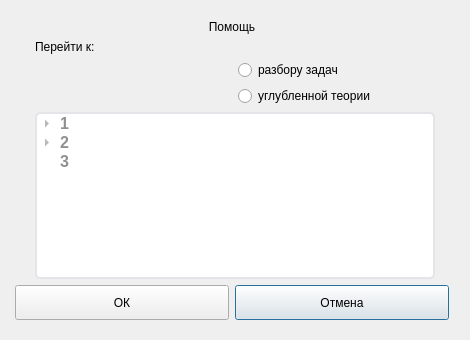
<?xml version="1.0" encoding="UTF-8"?>
<ui version="4.0">
 <class>TestHelpSelectingDialog</class>
 <widget class="QDialog" name="TestHelpSelectingDialog">
  <property name="geometry">
   <rect>
    <x>0</x>
    <y>0</y>
    <width>470</width>
    <height>340</height>
   </rect>
  </property>
  <property name="minimumSize">
   <size>
    <width>470</width>
    <height>340</height>
   </size>
  </property>
  <property name="maximumSize">
   <size>
    <width>470</width>
    <height>340</height>
   </size>
  </property>
  <property name="windowTitle">
   <string>Dialog</string>
  </property>
  <property name="styleSheet">
   <string notr="true">QDialog {
  background-color: #ffffff;
  border: 5px solid #c9c9c9;
  border-radius: 5px;
}
QDialog QLabel
{
  font-size: 16px;
  font-family: Arial, sans-serif;
  font-weight: bold;
  color: #60616f;
  text-align: center;
}
QDialog QLineEdit
{
  background-color: #f4f5f9;
  border: 1px solid #cbcbcb;
  border-radius: 3px;
}

QDialog &gt; QPushButton {

  font-size: 16px;
  font-family: Arial, sans-serif;
  font-weight: bold;
  color: #60616f;
  text-align: center;

  border: none;
  border-radius: 10px;
  
  background-color:   qlineargradient(spread:reflect, x1:0.471, y1:0, x2:0.465, y2:1, stop:0.465909 rgba(247, 248, 250, 255), stop:1 rgba(227, 228, 232, 255))
}
QDialog &gt; QPushButton:hover {
  background-color: #c6e4f0;
}
QDialog &gt; QPushButton:pressed {
  padding-top: 1px;
  background-color: qlineargradient(spread:reflect, x1:0.482, y1:1, x2:0.505, y2:0, stop:0.465909 rgba(247, 248, 250, 255), stop:1 rgba(227, 228, 232, 255))
}

QDialog QRadioButton
{
  font-size: 16px;
  font-family: Arial, sans-serif;
  font-weight: normal;
  color: #60616f;
  text-align: center;
}
QDialog QRadioButton::indicator:unchecked
{
  image: url(:/icons/icons/uncheckedRadioButton.png);
}
QDialog QRadioButton::indicator:checked
{
  image: url(:/icons/icons/checkedRadioButton.png);
}
QDialog QRadioButton::indicator:hover
{
  image: url(:/icons/icons/hoveredRadioButton.png);
}</string>
  </property>
  <layout class="QGridLayout" name="gridLayout_2">
   <property name="leftMargin">
    <number>15</number>
   </property>
   <property name="topMargin">
    <number>20</number>
   </property>
   <property name="rightMargin">
    <number>15</number>
   </property>
   <property name="bottomMargin">
    <number>20</number>
   </property>
   <item row="0" column="0" colspan="2">
    <widget class="QLabel" name="label">
     <property name="sizePolicy">
      <sizepolicy hsizetype="Preferred" vsizetype="Maximum">
       <horstretch>0</horstretch>
       <verstretch>0</verstretch>
      </sizepolicy>
     </property>
     <property name="text">
      <string>Помощь</string>
     </property>
     <property name="alignment">
      <set>Qt::AlignCenter</set>
     </property>
    </widget>
   </item>
   <item row="1" column="0" rowspan="3" colspan="3">
    <widget class="QWidget" name="widget" native="true">
     <layout class="QGridLayout" name="gridLayout">
      <property name="leftMargin">
       <number>20</number>
      </property>
      <property name="topMargin">
       <number>0</number>
      </property>
      <property name="rightMargin">
       <number>20</number>
      </property>
      <property name="bottomMargin">
       <number>0</number>
      </property>
      <item row="0" column="0">
       <widget class="QLabel" name="label_2">
        <property name="text">
         <string>Перейти к:</string>
        </property>
       </widget>
      </item>
      <item row="4" column="0" colspan="2">
       <widget class="QTreeWidget" name="treeWidget">
        <property name="styleSheet">
         <string notr="true">* {
  background-color: #ffffff; 
  font-size: 16px;
  font-family: Arial, sans-serif;
  font-weight: bold;
  color: #909090;

  border: 2px solid #e4e5e8;
  border-radius: 5px;
}
QTreeWidget::branch:!open:has-children:adjoins-item {
  image: url(:/icons/icons/closedTreeIcon.png);
  border-image: none;
}
QTreeWidget::branch:open:has-children:adjoins-item {
  image: url(:/icons/icons/openTreeIcon.png);
  border-image: none;
}
QTreeWidget::branch:!has-children:adjoins-item {
  image: url(:/icons/icons/endTreeIcon.png);
  border-image: none;
}/*
QTreeWidget::branch:hover {
  background-color: #c6e4f0;
}
QTreeWidget::item:hover {
  background-color: #c6e4f0;
}*/</string>
        </property>
        <property name="editTriggers">
         <set>QAbstractItemView::NoEditTriggers</set>
        </property>
        <property name="columnCount">
         <number>1</number>
        </property>
        <attribute name="headerVisible">
         <bool>false</bool>
        </attribute>
        <column>
         <property name="text">
          <string>root</string>
         </property>
        </column>
        <item>
         <property name="text">
          <string>1</string>
         </property>
         <item>
          <property name="text">
           <string>1.1</string>
          </property>
          <item>
           <property name="text">
            <string>1.1.1</string>
           </property>
          </item>
         </item>
         <item>
          <property name="text">
           <string>1.2</string>
          </property>
         </item>
         <item>
          <property name="text">
           <string>1.3</string>
          </property>
         </item>
        </item>
        <item>
         <property name="text">
          <string>2</string>
         </property>
         <item>
          <property name="text">
           <string>2.1</string>
          </property>
          <item>
           <property name="text">
            <string>2.1.1</string>
           </property>
          </item>
          <item>
           <property name="text">
            <string>2.1.2</string>
           </property>
          </item>
         </item>
         <item>
          <property name="text">
           <string>2.2</string>
          </property>
         </item>
        </item>
        <item>
         <property name="text">
          <string>3</string>
         </property>
        </item>
       </widget>
      </item>
      <item row="2" column="1">
       <widget class="QRadioButton" name="radioButtonAnalysingTasks">
        <property name="text">
         <string>разбору задач</string>
        </property>
       </widget>
      </item>
      <item row="3" column="1">
       <widget class="QRadioButton" name="radioButtonDepthTeory">
        <property name="text">
         <string>углубленной теории</string>
        </property>
       </widget>
      </item>
     </layout>
    </widget>
   </item>
   <item row="4" column="1">
    <widget class="QPushButton" name="canselPushButton">
     <property name="sizePolicy">
      <sizepolicy hsizetype="Expanding" vsizetype="Fixed">
       <horstretch>0</horstretch>
       <verstretch>0</verstretch>
      </sizepolicy>
     </property>
     <property name="minimumSize">
      <size>
       <width>0</width>
       <height>35</height>
      </size>
     </property>
     <property name="maximumSize">
      <size>
       <width>16777215</width>
       <height>35</height>
      </size>
     </property>
     <property name="text">
      <string>Отмена</string>
     </property>
    </widget>
   </item>
   <item row="4" column="0">
    <widget class="QPushButton" name="okPushButton">
     <property name="sizePolicy">
      <sizepolicy hsizetype="Expanding" vsizetype="Fixed">
       <horstretch>0</horstretch>
       <verstretch>0</verstretch>
      </sizepolicy>
     </property>
     <property name="minimumSize">
      <size>
       <width>0</width>
       <height>35</height>
      </size>
     </property>
     <property name="maximumSize">
      <size>
       <width>16777215</width>
       <height>35</height>
      </size>
     </property>
     <property name="text">
      <string>ОК</string>
     </property>
    </widget>
   </item>
  </layout>
 </widget>
 <resources/>
 <connections/>
</ui>
